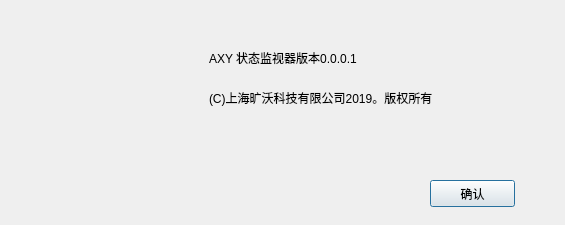
<?xml version="1.0" encoding="UTF-8"?>
<ui version="4.0">
 <class>About</class>
 <widget class="QDialog" name="About">
  <property name="geometry">
   <rect>
    <x>0</x>
    <y>0</y>
    <width>565</width>
    <height>225</height>
   </rect>
  </property>
  <property name="minimumSize">
   <size>
    <width>565</width>
    <height>225</height>
   </size>
  </property>
  <property name="maximumSize">
   <size>
    <width>565</width>
    <height>225</height>
   </size>
  </property>
  <property name="windowTitle">
   <string>Dialog</string>
  </property>
  <widget class="QLabel" name="label">
   <property name="geometry">
    <rect>
     <x>40</x>
     <y>40</y>
     <width>137</width>
     <height>87</height>
    </rect>
   </property>
   <property name="autoFillBackground">
    <bool>true</bool>
   </property>
   <property name="text">
    <string/>
   </property>
   <property name="pixmap">
    <pixmap resource="image.qrc">:/image/logo.png</pixmap>
   </property>
   <property name="scaledContents">
    <bool>true</bool>
   </property>
  </widget>
  <widget class="QPushButton" name="btn_ok">
   <property name="geometry">
    <rect>
     <x>430</x>
     <y>180</y>
     <width>85</width>
     <height>27</height>
    </rect>
   </property>
   <property name="text">
    <string>确认</string>
   </property>
  </widget>
  <widget class="QWidget" name="layoutWidget">
   <property name="geometry">
    <rect>
     <x>0</x>
     <y>0</y>
     <width>2</width>
     <height>2</height>
    </rect>
   </property>
   <layout class="QHBoxLayout" name="horizontalLayout_2"/>
  </widget>
  <widget class="QWidget" name="widget" native="true">
   <property name="geometry">
    <rect>
     <x>200</x>
     <y>40</y>
     <width>339</width>
     <height>81</height>
    </rect>
   </property>
   <widget class="QLabel" name="label_version">
    <property name="geometry">
     <rect>
      <x>9</x>
      <y>0</y>
      <width>291</width>
      <height>36</height>
     </rect>
    </property>
    <property name="text">
     <string>AXY 状态监视器版本0.0.0.1</string>
    </property>
   </widget>
   <widget class="QLabel" name="label_4">
    <property name="geometry">
     <rect>
      <x>9</x>
      <y>40</y>
      <width>321</width>
      <height>36</height>
     </rect>
    </property>
    <property name="text">
     <string>(C)上海旷沃科技有限公司2019。版权所有</string>
    </property>
   </widget>
  </widget>
 </widget>
 <resources>
  <include location="image.qrc"/>
 </resources>
 <connections>
  <connection>
   <sender>btn_ok</sender>
   <signal>clicked()</signal>
   <receiver>About</receiver>
   <slot>accept()</slot>
   <hints>
    <hint type="sourcelabel">
     <x>471</x>
     <y>300</y>
    </hint>
    <hint type="destinationlabel">
     <x>258</x>
     <y>166</y>
    </hint>
   </hints>
  </connection>
 </connections>
</ui>
